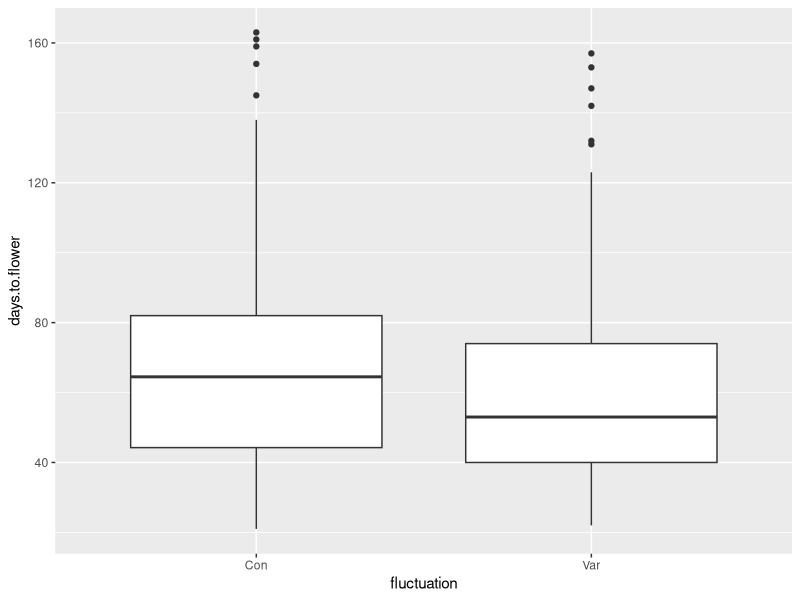
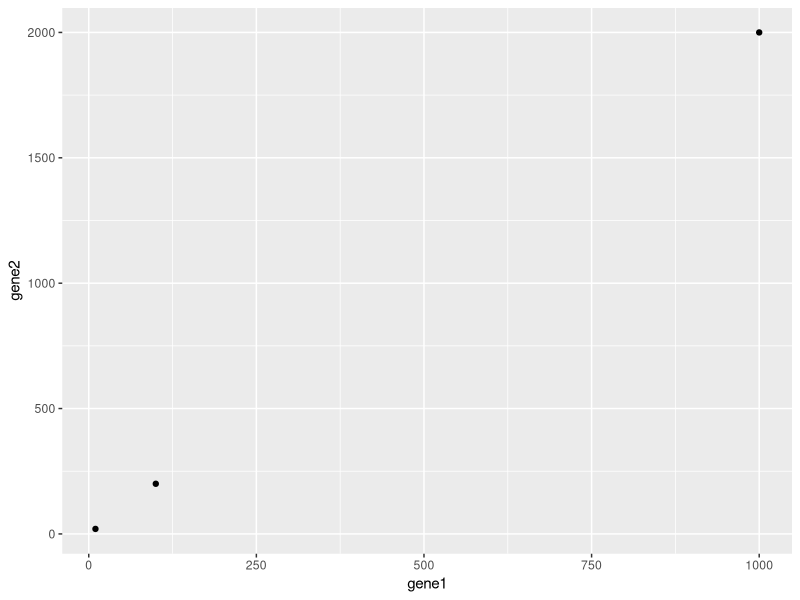
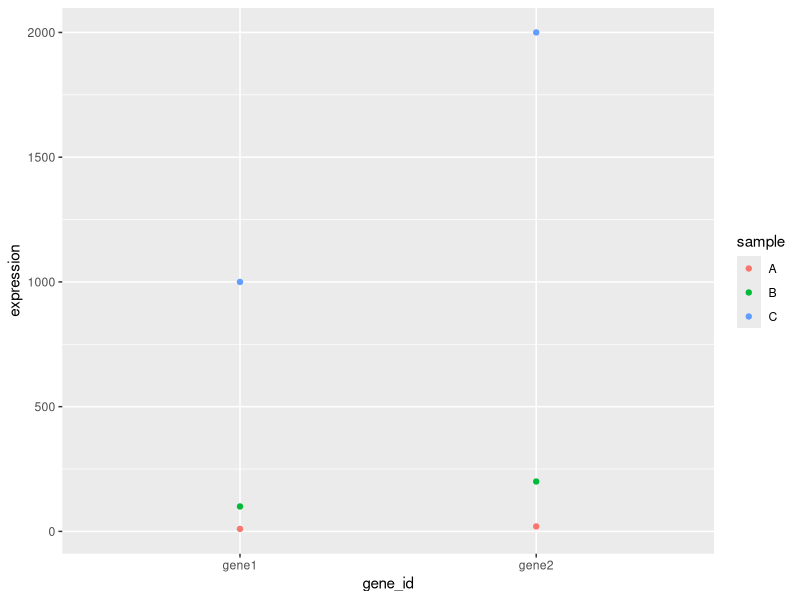

Generate these figures, in order, with R:
## ---- chunk 1
library(tidyverse)

# Read data using read_csv
expt1 <- read_csv("../data/burghardt_et_al_2015_expt1.csv")
## ---- chunk 2
dim(expt1)
names(expt1)
## ---- chunk 3
select(expt1, genotype, temperature)
## ---- chunk 4
select(expt1, genotype, contains("bolt"))
## ---- chunk 5
unique(expt1$vernalization)
## ---- chunk 6
filter(expt1, vernalization == "V")
## ---- chunk 7
# Create a new table with an extra column in relation to the previous table
expt1.cm <- mutate(expt1, blade.length.cm = blade.length.mm/10)

# Check that there's now a new column
colnames(expt1.cm)
## ---- chunk 8
# Make both blade.length and total.leaf.length in cm:
expt1.cm <- mutate(expt1, 
                   blade.length.cm = blade.length.mm/10,
                   total.leaf.length.cm = total.leaf.length.mm/10)

# Check that those columns were now created
names(expt1.cm)
## ---- chunk 9
# Create new column with mutate
expt1.filtered <- mutate(expt1, 
                         total.leaf.length.cm = total.leaf.length.mm/10)

# Filter the table to retain only vernalised plants
expt1.filtered <- filter(expt1.filtered,
                         vernalization == "V")

# Select only the columns of interest
expt1.filtered <- select (expt1.filtered,
                          genotype,
                          total.leaf.length.cm )
## ---- chunk 10
expt1 %>% 
  mutate(total.leaf.length.cm = total.leaf.length.mm/10) %>% 
  filter(vernalization == "V") %>% 
  select(genotype, total.leaf.length.cm)
## ---- chunk 11
expt1 %>% 
  filter(vernalization == "V") %>% 
  ggplot(aes(fluctuation, days.to.flower)) + 
  geom_boxplot()
## ---- chunk 12
expt1 %>% 
  group_by(genotype) %>% 
  summarise(mean.days.to.flower = mean(days.to.flower, na.rm = TRUE))
## ---- chunk 13
expt1 %>% 
  group_by(genotype, day.length) %>% 
  summarise(mean.days.flower = mean(days.to.flower, na.rm = TRUE),
            sd.days.flower = sd(days.to.flower, na.rm = TRUE),
            median.days.flower = median(days.to.flower, na.rm = TRUE))
## ---- chunk 14
expt1 %>% 
  group_by(genotype) %>% 
  summarise(mean.days.to.flower = mean(days.to.flower, na.rm = TRUE),
            n.obs = n())
## ---- chunk 15
expt1 %>% 
  count(genotype, day.length)
## ---- chunk 16
# Summarise all traits by treatment groups and genotype
expt1 %>% 
  group_by(genotype, background, temperature, fluctuation, day.length, vernalization) %>% 
  summarise_at(vars(days.to.bolt, days.to.flower, rosette.leaf.num, cauline.leaf.num, blade.length.mm, total.leaf.length.mm, blade.ratio), 
               funs(mean, sd)) %>% 
  ungroup()
## ---- chunk 17
# Create and example table
gene_expression <- tibble(sample = LETTERS[1:3],
                          gene1 = c(10, 100, 1000),
                          gene2 = c(20, 200, 2000))
gene_expression
## ---- chunk 18
ggplot(gene_expression, aes(gene1, gene2)) + geom_point()
## ---- chunk 19
gene_expression %>% 
  gather(gene_id, expression, gene1:gene2) %>% 
  knitr::kable()
## ---- chunk 20
gene_expression_long <- gene_expression %>% 
  gather(gene_id, expression, gene1, gene2)
gene_expression_long
## ---- chunk 21
ggplot(gene_expression_long, aes(gene_id, expression, colour = sample)) + 
  geom_point()
## ---- chunk 22
gene_expression_long %>% 
  spread(gene_id, expression)
